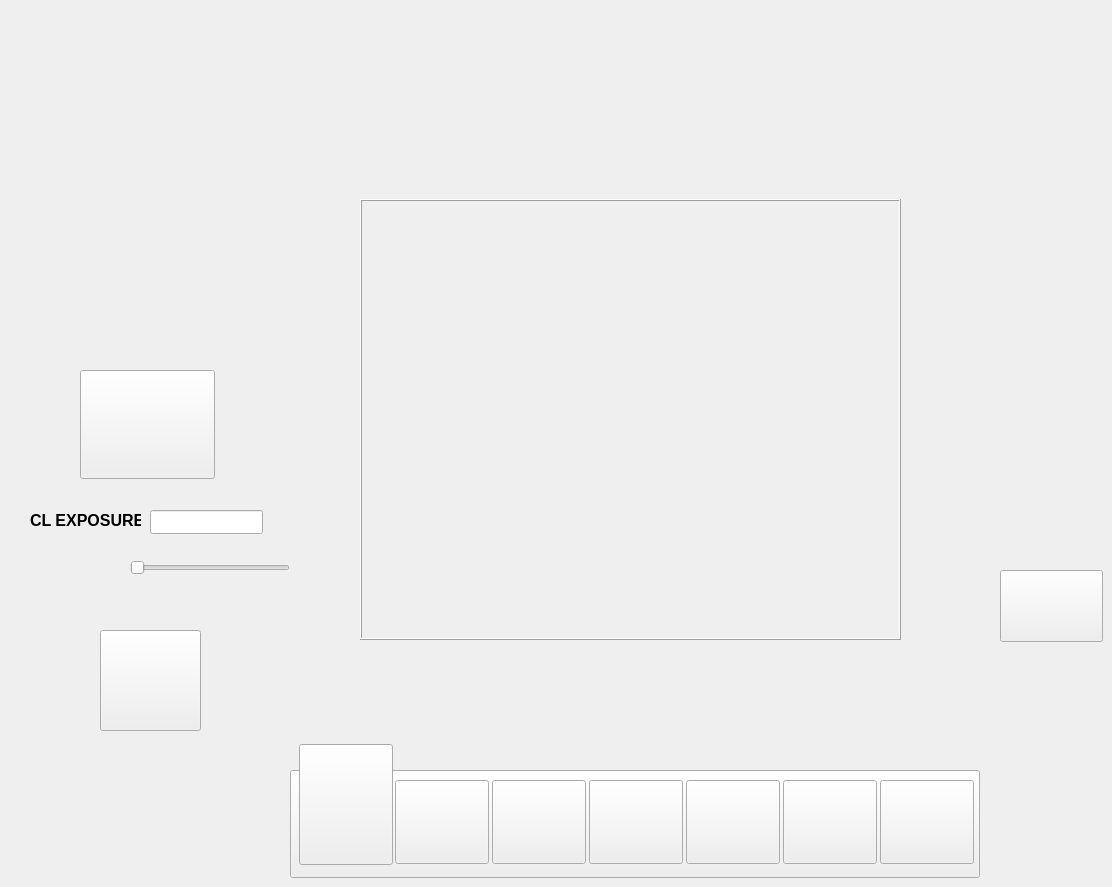
     <widget class="QWidget" name="OpticSetting08">
      <property name="styleSheet">
       <string notr="true">#OpticSetting08{

        border-image: url(:/PNG/01 - FL Machine Setting - Optic Setting - All Pages-06.jpg);
}</string>
      </property>
      <widget class="QPushButton" name="RS_OS06_3">
       <property name="geometry">
        <rect>
         <x>492</x>
         <y>780</y>
         <width>94</width>
         <height>84</height>
        </rect>
       </property>
       <property name="styleSheet">
        <string notr="true">border-image: url(:/PNG/Asset 9.png);</string>
       </property>
       <property name="text">
        <string/>
       </property>
      </widget>
      <widget class="QPushButton" name="DS_OS06_3">
       <property name="geometry">
        <rect>
         <x>395</x>
         <y>780</y>
         <width>94</width>
         <height>84</height>
        </rect>
       </property>
       <property name="styleSheet">
        <string notr="true">border-image: url(:/PNG/Asset 8.png);</string>
       </property>
       <property name="text">
        <string/>
       </property>
      </widget>
      <widget class="QPushButton" name="SolidBG_58">
       <property name="geometry">
        <rect>
         <x>290</x>
         <y>770</y>
         <width>690</width>
         <height>108</height>
        </rect>
       </property>
       <property name="styleSheet">
        <string notr="true">border-image: url(:/PNG/Asset 2.png);</string>
       </property>
       <property name="text">
        <string/>
       </property>
      </widget>
      <widget class="QPushButton" name="ES_OS06_3">
       <property name="geometry">
        <rect>
         <x>783</x>
         <y>780</y>
         <width>94</width>
         <height>84</height>
        </rect>
       </property>
       <property name="styleSheet">
        <string notr="true">border-image: url(:/PNG/Asset 12.png);</string>
       </property>
       <property name="text">
        <string/>
       </property>
      </widget>
      <widget class="QPushButton" name="NS_OS06_3">
       <property name="geometry">
        <rect>
         <x>686</x>
         <y>780</y>
         <width>94</width>
         <height>84</height>
        </rect>
       </property>
       <property name="styleSheet">
        <string notr="true">border-image: url(:/PNG/Asset 11.png);</string>
       </property>
       <property name="text">
        <string/>
       </property>
      </widget>
      <widget class="QPushButton" name="OS_OS06_3">
       <property name="geometry">
        <rect>
         <x>299</x>
         <y>744</y>
         <width>94</width>
         <height>121</height>
        </rect>
       </property>
       <property name="styleSheet">
        <string notr="true">border-image: url(:/PNG/Asset 15.png);</string>
       </property>
       <property name="text">
        <string/>
       </property>
      </widget>
      <widget class="QPushButton" name="SS_OS06_3">
       <property name="geometry">
        <rect>
         <x>880</x>
         <y>780</y>
         <width>94</width>
         <height>84</height>
        </rect>
       </property>
       <property name="styleSheet">
        <string notr="true">border-image: url(:/PNG/Asset 13.png);</string>
       </property>
       <property name="text">
        <string/>
       </property>
      </widget>
      <widget class="QPushButton" name="M_OS06_3">
       <property name="geometry">
        <rect>
         <x>589</x>
         <y>780</y>
         <width>94</width>
         <height>84</height>
        </rect>
       </property>
       <property name="styleSheet">
        <string notr="true">border-image: url(:/PNG/Asset 10.png);</string>
       </property>
       <property name="text">
        <string/>
       </property>
      </widget>
      <widget class="QPushButton" name="CL_Static_3">
       <property name="geometry">
        <rect>
         <x>80</x>
         <y>370</y>
         <width>135</width>
         <height>109</height>
        </rect>
       </property>
       <property name="styleSheet">
        <string notr="true">#CL_Static_3{

        border-image: url(:/PNG/Asset 22002.png);
}</string>
       </property>
       <property name="text">
        <string/>
       </property>
      </widget>
      <widget class="QPushButton" name="Done_OS_CL">
       <property name="geometry">
        <rect>
         <x>1000</x>
         <y>570</y>
         <width>103</width>
         <height>72</height>
        </rect>
       </property>
       <property name="styleSheet">
        <string notr="true">#Done_OS_CL{
border-image: url(:/PNG/Asset 29.png);
}</string>
       </property>
       <property name="text">
        <string/>
       </property>
      </widget>
      <widget class="QFrame" name="frame_34">
       <property name="geometry">
        <rect>
         <x>360</x>
         <y>199</y>
         <width>541</width>
         <height>441</height>
        </rect>
       </property>
       <property name="frameShape">
        <enum>QFrame::Shape::Box</enum>
       </property>
       <property name="frameShadow">
        <enum>QFrame::Shadow::Raised</enum>
       </property>
       <widget class="QWidget" name="gridLayoutWidget_2">
        <property name="geometry">
         <rect>
          <x>0</x>
          <y>0</y>
          <width>541</width>
          <height>441</height>
         </rect>
        </property>
        <property name="styleSheet">
         <string notr="true">#frame_33{

bordwe-radius : 10px;

}</string>
        </property>
        <layout class="QGridLayout" name="CL_OpticSetting_Camera_layout"/>
       </widget>
      </widget>
      <widget class="QLineEdit" name="EXPOSURE_CL_lineEdit">
       <property name="geometry">
        <rect>
         <x>150</x>
         <y>510</y>
         <width>113</width>
         <height>24</height>
        </rect>
       </property>
      </widget>
      <widget class="QLabel" name="label_18">
       <property name="geometry">
        <rect>
         <x>30</x>
         <y>505</y>
         <width>111</width>
         <height>31</height>
        </rect>
       </property>
       <property name="font">
        <font>
         <pointsize>12</pointsize>
         <bold>true</bold>
        </font>
       </property>
       <property name="text">
        <string>CL EXPOSURE:</string>
       </property>
      </widget>
      <widget class="QPushButton" name="Test_OS_CL">
       <property name="geometry">
        <rect>
         <x>100</x>
         <y>630</y>
         <width>101</width>
         <height>101</height>
        </rect>
       </property>
       <property name="styleSheet">
        <string notr="true">#Test_OS_CL
{
border-image: url(:/PNG/wwwwwwwwww.png);
}</string>
       </property>
       <property name="text">
        <string/>
       </property>
      </widget>
      <widget class="QSlider" name="horizontalSlider_exposure_CL">
       <property name="geometry">
        <rect>
         <x>130</x>
         <y>560</y>
         <width>160</width>
         <height>16</height>
        </rect>
       </property>
       <property name="maximum">
        <number>10000</number>
       </property>
       <property name="singleStep">
        <number>50</number>
       </property>
       <property name="orientation">
        <enum>Qt::Orientation::Horizontal</enum>
       </property>
      </widget>
      <zorder>SolidBG_58</zorder>
      <zorder>RS_OS06_3</zorder>
      <zorder>DS_OS06_3</zorder>
      <zorder>ES_OS06_3</zorder>
      <zorder>NS_OS06_3</zorder>
      <zorder>OS_OS06_3</zorder>
      <zorder>SS_OS06_3</zorder>
      <zorder>M_OS06_3</zorder>
      <zorder>CL_Static_3</zorder>
      <zorder>Done_OS_CL</zorder>
      <zorder>frame_34</zorder>
      <zorder>EXPOSURE_CL_lineEdit</zorder>
      <zorder>label_18</zorder>
      <zorder>Test_OS_CL</zorder>
      <zorder>horizontalSlider_exposure_CL</zorder>
     </widget>
